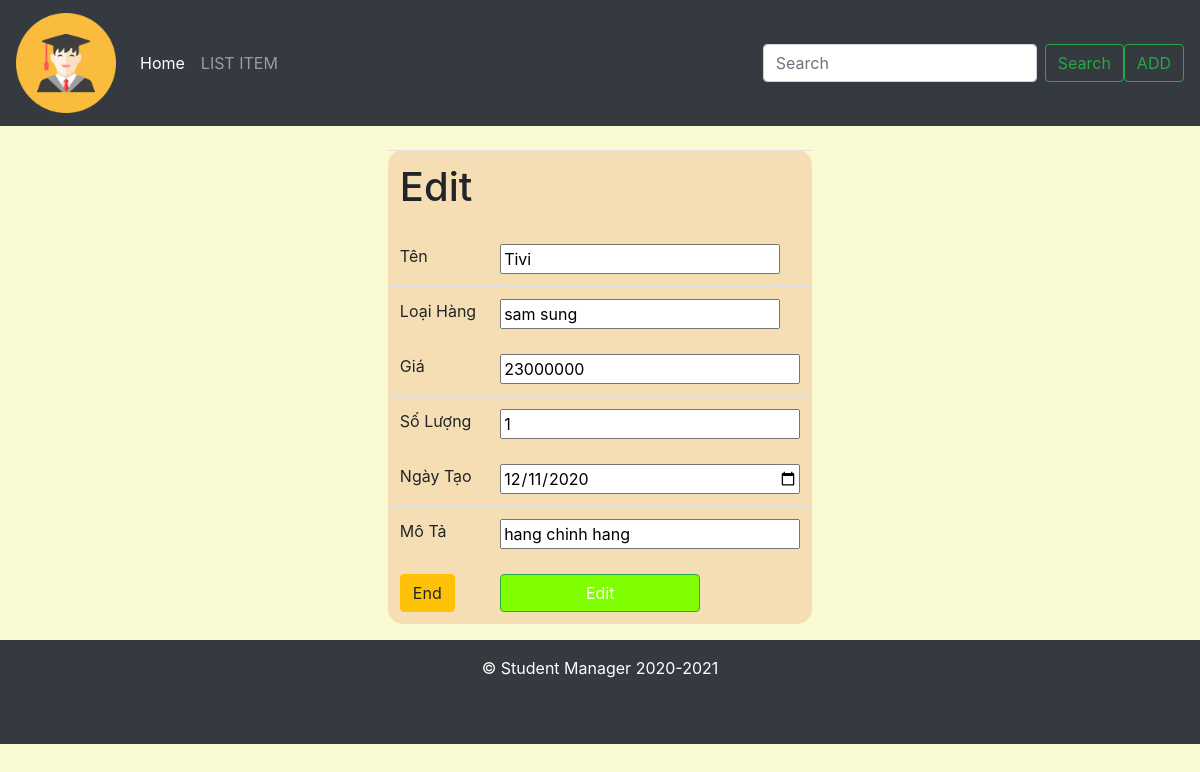
/index.php?page=edit&id=4, run on the app's committed database.
### tables this page shows
CREATE TABLE `item` (
  `id` int NOT NULL,
  `ten` varchar(255) NOT NULL,
  `loai` varchar(255) NOT NULL,
  `gia` int NOT NULL,
  `soluong` int NOT NULL,
  `ngaytao` date NOT NULL,
  `mota` text NOT NULL
);

### src/model/DBconnect.php (called while the page is built, shortened)
<?php
class DBconnect
{
    protected $username;
    protected $password;
    protected $dns;
    public function __construct()
    {
        $this->username = 'root';
        $this->password = '123456@Abc';
        $this->dns = 'mysql:host=localhost;dbname=itemList';
    }
    public function connect(){
        $connect = new PDO($this->dns,$this->username,$this->password);
        return $connect;
    }
}

### src/model/ItemModel.php (called while the page is built, shortened)
<?php
class ItemModel
{
    protected $datebase;
    public function __construct()
    {
        $db = new DBconnect();
        $this->datebase = $db->connect();
    }
    public function getItemById($id)
    {
        $sql = "SELECT * FROM item where `id`=:id";
        $stmt = $this->datebase->prepare($sql);
        $stmt->bindParam(':id', $id);
        $stmt->execute();
        $resurl = $stmt->fetch();
        return $resurl;
    }
}

### src/view/edit.php (the view, shortened to what this page needs)
<!doctype html>
<html lang="en">
<head>
</head>
<body style="background-color: lightgoldenrodyellow">
<br>
<form method="POST" enctype="multipart/form-data">
    <table align="center" class="table" style="width: auto; border-radius: 15px; background-color: wheat">
        <thead class="thead-dark">
        <tr>
            <td colspan="2"><h1>Edit</h1></td>
        </tr>
        <tr>
            <td>Tên</td>
            <td><input style="width: 280px" name="ten" type="text" required value="<?php echo $item["ten"]; ?>"></td>
        </tr>
        <tr>
            <td>Loại Hàng</td>
            <td><input style="width: 280px" name="loai" type="text" required value="<?php echo $item["loai"]; ?>"></td>
        </tr>
        <tr>
            <td>Giá</td>
            <td><input name="gia" style="width: 300px" type="text" required value="<?php echo $item["gia"]; ?>"></td>
        </tr>
        <tr>
            <td>Số Lượng</td>
            <td><input name="soluong" style="width: 300px" type="number" required value="<?php echo $item["soluong"]; ?>"></td>
        </tr>
        <tr>
            <td>Ngày Tạo</td>
            <td><input name="ngaytao" style="width: 300px" type="date" required value="<?php echo $item["ngaytao"]; ?>"></td>
        </tr>
        <tr>
            <td>Mô Tả</td>
            <td><input name="mota" style="width: 300px" type="text" required value="<?php echo $item["mota"]; ?>"></td>
        </tr>
        <tr>
            <td>
                <a class="btn btn-warning" href="index.php?page=#">End</a>
            </td>
            <td>
                <button style="width: 200px; background: chartreuse" class="btn btn-success" type="submit">Edit</button>
            </td>
        </tr>
        </thead>
    </table>
</form>
<footer class="footer bg-dark text-white shape-parent overflow-hidden text-center pt-160 pb-60">
    <div class="footer-copyright text-center py-3">
        <div class="footer-copyright mb-5">© Student Manager 2020-2021</div>
    </div>
</footer>
</body>
</html>

### data on the page
item: ten "Tivi", loai "sam sung", gia "23000000", soluong "1", ngaytao "12/11/2020", mota "hang chinh hang"
